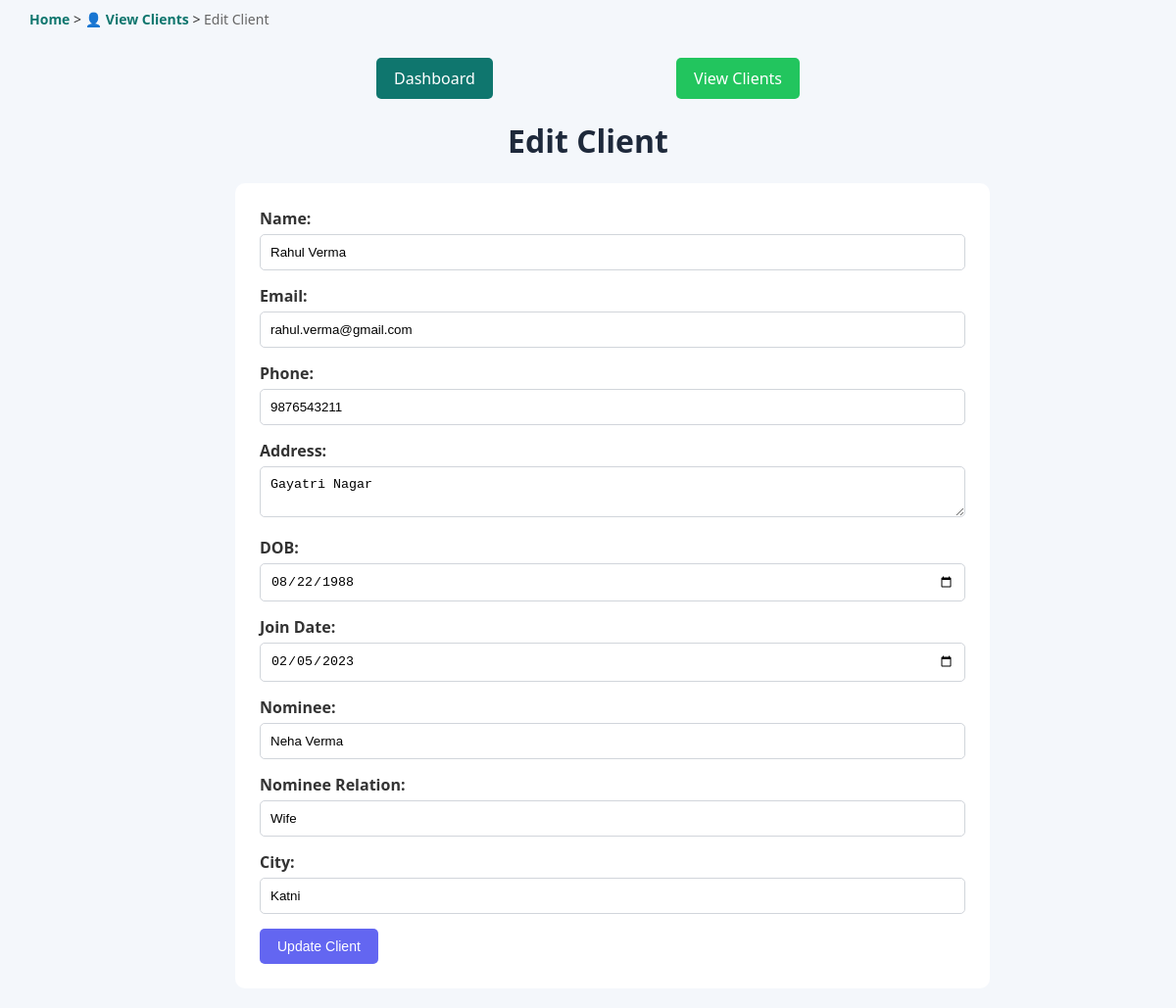
The app's page /clients/edit_client.php?id=2 with its own data.
### tables this page shows
CREATE TABLE clients (client_id INT AUTO_INCREMENT PRIMARY KEY, name VARCHAR(100) NOT NULL, email VARCHAR(100) UNIQUE NOT NULL, phone VARCHAR(20) NOT NULL, address TEXT,
 dob DATE NOT NULL, join_date DATE NOT NULL, nominee VARCHAR(100), nominee_relation VARCHAR(50), city VARCHAR(50));

### clients/edit_client.php (the view, shortened to what this page needs)
<?php include '../db_config.php'; ?>
<?php
if (isset($_GET['id'])) {
    $client_id = $_GET['id'];
    $sql = "SELECT * FROM clients WHERE client_id = $client_id";
    $result = $conn->query($sql);
    $client = $result->fetch_assoc();
}
?>
<!DOCTYPE html>
<html lang="en">
<head>
<link rel="stylesheet" href="../styles.css">
</head>
<body>
<div class="breadcrumb">
<a href="../index.php">Home</a>
>
<a href="view_clients.php">👤 View Clients</a>
>
<span>Edit Client</span>
</div>
<div class="form-container">
<div class="action-bar">
<a href="../index.php" class="back-button">
Dashboard
</a>
<a href="view_clients.php" class="add-button">
View Clients
</a>
</div>
    <h1>Edit Client</h1>
    <form method="POST">
        <label>Name:</label>
        <input type="text" name="name" value="<?php echo $client['name']; ?>" required><br>
        <label>Email:</label>
        <input type="email" name="email" value="<?php echo $client['email']; ?>" required><br>
        <label>Phone:</label>
        <input type="text" name="phone" value="<?php echo $client['phone']; ?>" required><br>
        <label>Address:</label>
        <textarea name="address"><?php echo $client['address']; ?></textarea><br>
        <label>DOB:</label>
        <input type="date" name="dob" value="<?php echo $client['dob']; ?>" required><br>
        <label>Join Date:</label>
        <input type="date" name="join_date" value="<?php echo $client['join_date']; ?>" required><br>
        <label>Nominee:</label>
        <input type="text" name="nominee" value="<?php echo $client['nominee']; ?>"><br>
        <label>Nominee Relation:</label>
        <input type="text" name="nominee_relation" value="<?php echo $client['nominee_relation']; ?>"><br>
        <label>City:</label>
        <input type="text" name="city" value="<?php echo $client['city']; ?>"><br>
        <button class="update-btn" name="update">
Update Client
</button>
    </form>
</div>
</body>
</html>

### styles.css (style rules this page uses)
:root { --primary:#0f766e; --secondary:#1e293b; --success:#22c55e; --warning:#6366f1; --danger:#ef4444; --light:#f4f7fb; --text:#333; --border:#d1d5db; }
body { font-family:Segoe UI,sans-serif; margin:0; background:var(--light); color:var(--text); }
h1 { text-align:center; color:var(--secondary); }
.form-container { width:60%; margin:20px auto; }
form { width:100%; padding:25px; background:white; border-radius:10px; box-shadow:var(--shadow); margin:0; }
label { display:block; margin-bottom:5px; font-weight:600; }
input, select, textarea { width:100%; padding:10px; margin-bottom:15px; border:1px solid var(--border); border-radius:5px; box-sizing:border-box; }
.action-bar { width:60%; margin:20px auto; display:flex; justify-content:space-between; align-items:center; margin-bottom:20px; }
.breadcrumb { width:95%; margin:auto; padding:10px 0; font-size:14px; }
.breadcrumb a { text-decoration:none; color:var(--primary); font-weight:600; }
.breadcrumb span { color:#666; }
button { border:none; padding:10px 18px; border-radius:5px; color:white; cursor:pointer; font-size:14px; transition:0.3s; }
.back-button { display:inline-block; padding:10px 18px; background:#0f766e; color:white; text-decoration:none; border-radius:5px; transition:0.3s; }
.add-button { display:inline-block; padding:10px 18px; background:#22c55e; color:white; text-decoration:none; border-radius:5px; transition:0.3s; }
.update-btn { display:inline-block; padding:10px 18px; background:#6366f1; color:white; border:none; border-radius:5px; cursor:pointer; transition:0.3s; }

### records on screen
clients: name "Rahul Verma", email "rahul.verma@gmail.com", phone "9876543211", address "Gayatri Nagar", dob "08/22/1988", join_date "02/05/2023", nominee "Neha Verma", nominee_relation "Wife", city "Katni"
